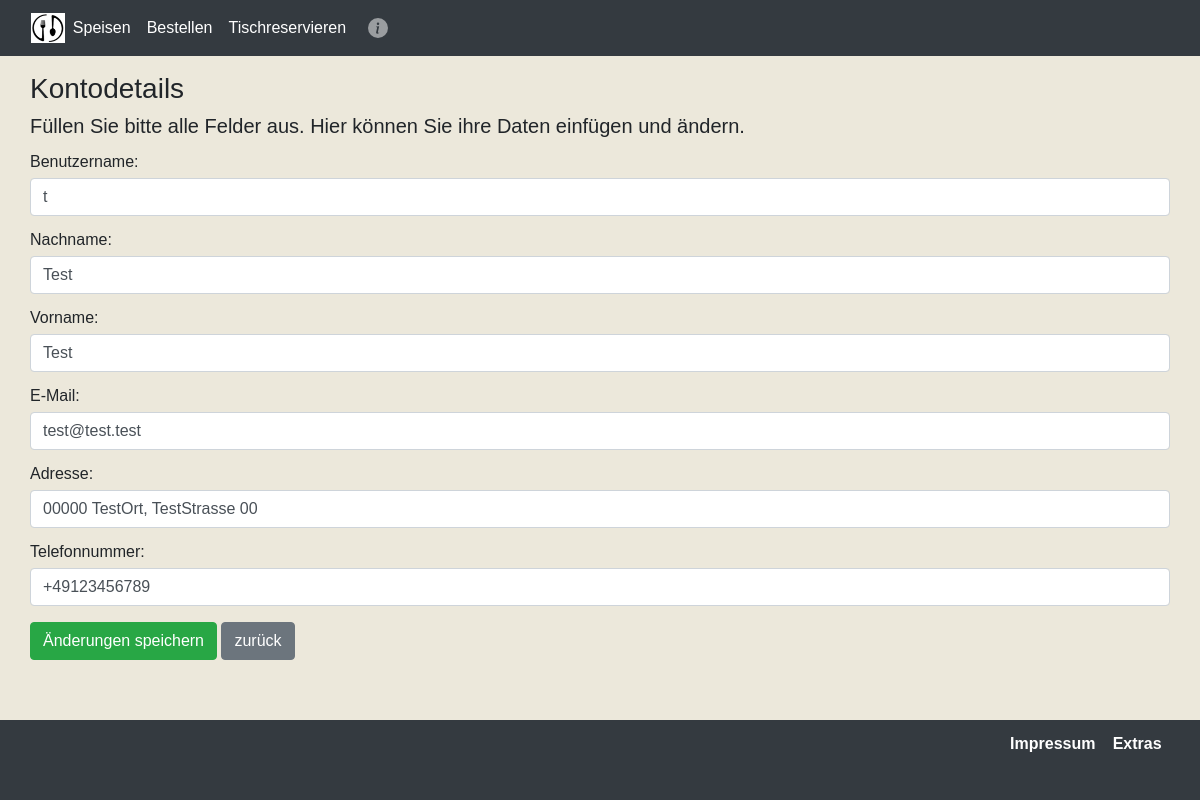
Page /views/user_profile.view.php (signed in) on the committed database.
### tables this page shows
CREATE TABLE `user` (
                        `id` int(11) NOT NULL,
                        `user_name` varchar(80) NOT NULL,
                        `user_forename` varchar(80) NOT NULL,
                        `user_surname` varchar(80) NOT NULL,
                        `email` varchar(120) NOT NULL,
                        `password` varchar(255) NOT NULL,
                        `address` varchar(255) NOT NULL,
                        `contact` varchar(80) NOT NULL
);

### src/Main.php (called while the page is built, shortened)
<?php
class Main
{
    protected $conn;
    protected string $globalpath = "http://localhost:8888/projekt1";
    public function __construct()
    {
        require __DIR__ . "/../config/db_connect.php";
        $this->conn = $conn;
    }
    public function loadDataWithParameters($query, $types, $data, $path)
    {
        return $this->p_loadDataWithParameters($query,$types,$data,$path);
    }
    private function p_loadDataWithParameters($query, $types, $data, $path)
    {
        $stmt = mysqli_stmt_init($this->conn);
        if(!mysqli_stmt_prepare($stmt, $query)){
            header("Location: $this->globalpath/$path.php?error=sqlerror");
            exit();
        } else {
            mysqli_stmt_bind_param($stmt,$types,...$data);
            $result = mysqli_stmt_execute($stmt);
            if($result){
                return mysqli_stmt_get_result($stmt);
            }else{
                header("Location: $this->globalpath/$path.php?error=sqlerror");
                exit();
            }
        }
    }
}

### src/UserService.php (the view, shortened to what this page needs)
<?php
require_once "Main.php";
class UserService extends Main
{
    private $user_name = null;
    private $email = null;
    private $user_forename = null;
    private $user_surname = null;
    private $address = null;
    private $contact = null;
    public function __construct($user_id)
    {
        $this->setUser($user_id);
    }
    public function showUserProfileData(){
        echo '
        <div class="mb-3 mt-3">
            <label for="order-c-ln" class="form-label">Benutzername:</label>
            <input type="text" class="form-control" id="user-n" value="' . $this->user_name . '">
        </div>
        <div class="mb-3 mt-3">
            <label for="order-c-ln" class="form-label">Nachname:</label>
            <input type="text" class="form-control" id="user-sn" name="user-sn" placeholder="Mustermann" value="' . $this->user_surname . '" >
        </div>
        <div class="mb-3 mt-3">
            <label for="order-c-fn" class="form-label">Vorname:</label>
            <input type="text" class="form-control" id="user-fn" name="user-fn" placeholder="Max" value="' . $this->user_forename . '" >
        </div>
        <div class="mb-3 mt-3">
            <label for="order-c-e" class="form-label">E-Mail:</label>
            <input type="email" class="form-control" id="user-e" name="user-e" placeholder="MaxMustermann@muster.de"  value="' . $this->email . '" required>
        </div>
        <div class="mb-3 mt-3">
            <label for="order-c-a" class="form-label">Adresse:</label>
            <input type="text" class="form-control" id="user-a" name="user-a" placeholder="PLZ Ort, Strasse Haus-nr." value="' . $this->address . '" >
        </div>
        <div class="mb-3 mt-3">
            <label for="order-c-c" class="form-label">Telefonnummer:</label>
            <input type="tel" class="form-control" id="user-c" name="user-c" placeholder="+49..." pattern="(((\+|00+)49)|0)[1-9]\d+" value="' . $this->contact . '" >
        </div>';
    }
    private function setUser($user_id)
    {
        $sql = "SELECT
                    `id`,
                    `user_name`,
                    `user_forename`,
                    `user_surname`,
                    `email`,
                    `address`,
                    `contact`
                FROM `user`
                WHERE `id` = ?";
        $result = mysqli_fetch_array($this->loadDataWithParameters($sql,"i", array($user_id),"index"));
        $this->user_name = $result["user_name"];
        $this->email = $result["email"];
        $this->user_forename = $result["user_forename"];
        $this->user_surname = $result["user_surname"];
        $this->address = $result["address"];
        $this->contact = $result["contact"];
    }
}

### assets/css/style.css (style rules this page uses)
body { position: relative; min-height: 100vh; background-color: #ece8db; }
body, input, textarea, button, select, option { font-family: "Oswald", Helvetica, sans-serif; font-weight: 100; font-size: 1rem; line-height: 1rem; }

### rows in the picture
user: user_name "t", user-sn "Test", user-fn "Test", user-e "test@test.test", user-a "00000 TestOrt, TestStrasse 00", user-c "+49123456789"
